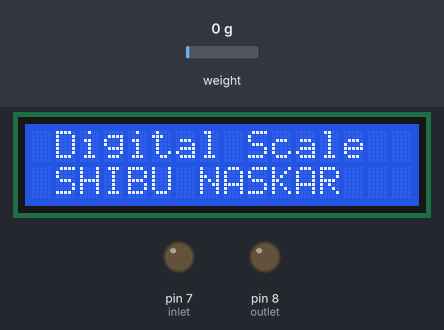
The sketch below on a simulated Arduino Uno, built with avr-gcc and run on an emulated ATmega328P. Shown: 16×2 character LCD, output pins drawn as LEDs (lit = HIGH). Inputs (shaded band) come from the test bench; at power-on: weight on the scale 0 g.

Above: at 1.5 s.
At 5.6 s:
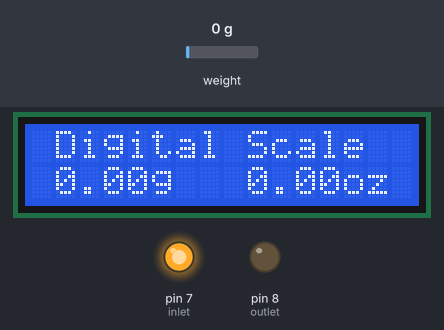
5.7 s: weight on the scale set to 17 g
At 6.8 s:
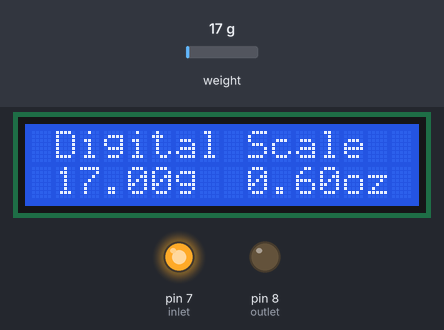
7.7 s: weight on the scale set to 20 g
At 8.8 s:
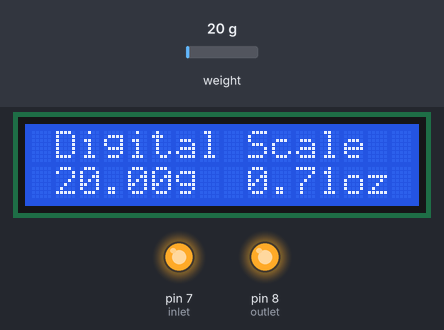
9.3 s: weight on the scale set to 23 g
At 10.4 s:
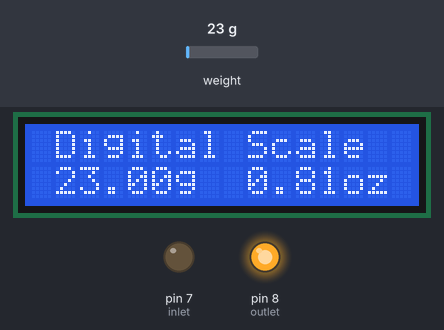
Timing chart, 0 to 12.3 s (numbered marks = the images above; inputs shaded):
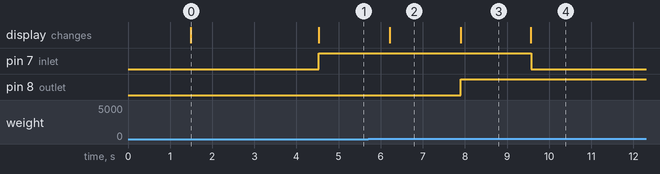

Measured:
- the behaviour switches between 18 and 19 g on weight on the scale (found by bisection; images 2 and 3)
- the behaviour switches between 20 and 21 g on weight on the scale (found by bisection; images 3 and 4)
- after the input at 5.7 s, the display: changes after 0.51 s (image 2)
- after the input at 7.7 s, pin 8 (outlet): LOW → HIGH after 0.20 s; the display: changes after 0.20 s (image 3)
- after the input at 9.3 s, pin 7 (inlet): HIGH → LOW after 0.27 s; the display: changes after 0.26 s (image 4)
- what the display in image 0 shows lasts 3.0 s, from 1.5 s to 4.5 s

The sketch:

cstr.ino
```cpp
#include <HX711_ADC.h>
#include <Wire.h>
#include <LiquidCrystal_I2C.h> // LiquidCrystal_I2C library

HX711_ADC LoadCell(4, 5);  // dt pin, sck pin
LiquidCrystal_I2C lcd(0x27, 16, 2); // LCD HEX address 0x27

int taree = 6;
int a = 0;
float b = 0;
int inlet = 7;
int outlet = 8;

void setup() {
    pinMode(inlet, OUTPUT);
    pinMode(outlet, OUTPUT);
    pinMode(taree, INPUT_PULLUP);

    LoadCell.begin(); // start connection to HX711
    LoadCell.start(1000); // load cells get 1000ms of time to stabilize

    ///////////////////////////////////////////
    LoadCell.setCalFactor(375); // Calibrate your LOAD CELL with 100g weight,
                               // and change the value according to readings
    ///////////////////////////////////////////

    // initialize the LCD
    lcd.begin();      // begins connection to the LCD module
    lcd.backlight();  // turns on the backlight
    lcd.setCursor(1, 0); // set cursor to first row
    lcd.print("Digital Scale "); // print out to LCD
    lcd.setCursor(0, 1); // set cursor to first row
    lcd.print(" SHIBU NASKAR "); // print out to LCD
    delay(3000);
    lcd.clear();
}

void loop() {
    lcd.setCursor(1, 0); // set cursor to first row
    lcd.print("Digital Scale "); // print out to LCD

    LoadCell.update(); // retrieves data from the load cell
    float i = LoadCell.getData(); // get output value

    if (i < 0) {
        i = i * (-1);
        lcd.setCursor(0, 1);
        lcd.print(" ");
        lcd.setCursor(8, 1);
        lcd.print(" ");
    } else {
        lcd.setCursor(0, 1);
        lcd.print(" ");
        lcd.setCursor(8, 1);
        lcd.print(" ");

        lcd.setCursor(1, 1); // set cursor to second row
        lcd.print(i); // print out the retrieved value to the second row
        lcd.print("g ");
        float z = i / 28.3495;
        lcd.setCursor(9, 1);
        lcd.print(z, 2);
        lcd.print("oz ");

        if (i > 5000) {
            i = 0;
            lcd.setCursor(0, 0); // set cursor to second row
            lcd.print(" Over loaded ");
            delay(200);
        }

        if (i > 20.5) {
            digitalWrite(outlet, HIGH);
            delay(10);
            digitalWrite(inlet, LOW);
            delay(800);
        } else if (i < 18.5) {
            digitalWrite(inlet, HIGH);
            delay(10);
            digitalWrite(outlet, LOW);
            delay(800);
        } else if (i >= 18.5 && i <= 20.5) {
            digitalWrite(outlet, HIGH);
            digitalWrite(inlet, HIGH);
            delay(800);
        } else {
            digitalWrite(outlet, LOW);
            digitalWrite(inlet, LOW);
            delay(800);
        }
    }
}
```
